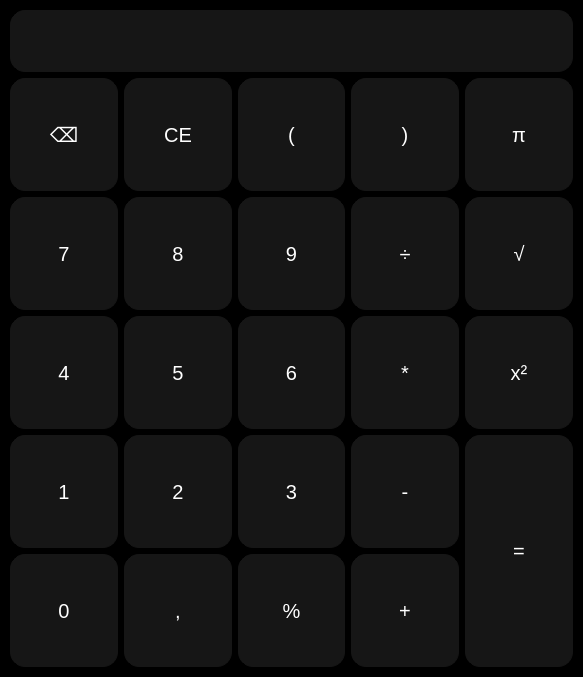
<?xml version="1.0" encoding="UTF-8"?>
<ui version="4.0">
 <class>MainWindow</class>
 <widget class="QMainWindow" name="MainWindow">
  <property name="geometry">
   <rect>
    <x>0</x>
    <y>0</y>
    <width>583</width>
    <height>677</height>
   </rect>
  </property>
  <property name="windowTitle">
   <string>Calculator</string>
  </property>
  <property name="windowIcon">
   <iconset>
    <normaloff>calc.svg</normaloff>calc.svg</iconset>
  </property>
  <property name="styleSheet">
   <string notr="true">QMainWindow{
	background-color: rgb(0, 0, 0);
}
QPushButton{
	background-color: rgb(22, 22, 22);
border: 1px solid rgb(22, 22, 22);
border-radius: 15px;
color: white;
font: 20px;
}
QPushButton:hover{
	background-color: rgb(33, 33, 33);
border: 1px solid rgb(33, 33, 33);
}
QPushButton:pressed{
	background-color: rgb(44, 44, 44);
border: 1px solid rgb(44, 44, 44);
}
QLineEdit{
	background-color: rgb(22, 22, 22);
   color: white;
border: 1px solid rgb(22, 22, 22);
border-radius: 15px;
height: 60px;
	font: 36pt;
}</string>
  </property>
  <widget class="QWidget" name="centralwidget">
   <layout class="QVBoxLayout" name="verticalLayout">
    <property name="leftMargin">
     <number>10</number>
    </property>
    <property name="topMargin">
     <number>10</number>
    </property>
    <property name="rightMargin">
     <number>10</number>
    </property>
    <property name="bottomMargin">
     <number>10</number>
    </property>
    <item>
     <widget class="QLineEdit" name="lineEdit"/>
    </item>
    <item>
     <layout class="QGridLayout" name="gridLayout">
      <item row="2" column="0">
       <widget class="QPushButton" name="pushButton20">
        <property name="sizePolicy">
         <sizepolicy hsizetype="Expanding" vsizetype="Expanding">
          <horstretch>0</horstretch>
          <verstretch>0</verstretch>
         </sizepolicy>
        </property>
        <property name="text">
         <string>7</string>
        </property>
       </widget>
      </item>
      <item row="5" column="4">
       <widget class="QPushButton" name="pushButton15">
        <property name="sizePolicy">
         <sizepolicy hsizetype="Expanding" vsizetype="Expanding">
          <horstretch>0</horstretch>
          <verstretch>0</verstretch>
         </sizepolicy>
        </property>
        <property name="text">
         <string>3</string>
        </property>
       </widget>
      </item>
      <item row="3" column="7">
       <widget class="QPushButton" name="pushButton21">
        <property name="sizePolicy">
         <sizepolicy hsizetype="Expanding" vsizetype="Expanding">
          <horstretch>0</horstretch>
          <verstretch>0</verstretch>
         </sizepolicy>
        </property>
        <property name="text">
         <string>x²</string>
        </property>
       </widget>
      </item>
      <item row="3" column="4">
       <widget class="QPushButton" name="pushButton19">
        <property name="sizePolicy">
         <sizepolicy hsizetype="Expanding" vsizetype="Expanding">
          <horstretch>0</horstretch>
          <verstretch>0</verstretch>
         </sizepolicy>
        </property>
        <property name="text">
         <string>6</string>
        </property>
       </widget>
      </item>
      <item row="5" column="7" rowspan="2">
       <widget class="QPushButton" name="pushButton17">
        <property name="sizePolicy">
         <sizepolicy hsizetype="Expanding" vsizetype="Expanding">
          <horstretch>0</horstretch>
          <verstretch>0</verstretch>
         </sizepolicy>
        </property>
        <property name="minimumSize">
         <size>
          <width>0</width>
          <height>0</height>
         </size>
        </property>
        <property name="text">
         <string>=</string>
        </property>
        <property name="autoDefault">
         <bool>false</bool>
        </property>
        <property name="default">
         <bool>false</bool>
        </property>
        <property name="flat">
         <bool>false</bool>
        </property>
       </widget>
      </item>
      <item row="0" column="7">
       <widget class="QPushButton" name="pushButton10">
        <property name="sizePolicy">
         <sizepolicy hsizetype="Expanding" vsizetype="Expanding">
          <horstretch>0</horstretch>
          <verstretch>0</verstretch>
         </sizepolicy>
        </property>
        <property name="text">
         <string>π</string>
        </property>
       </widget>
      </item>
      <item row="5" column="2">
       <widget class="QPushButton" name="pushButton9">
        <property name="sizePolicy">
         <sizepolicy hsizetype="Expanding" vsizetype="Expanding">
          <horstretch>0</horstretch>
          <verstretch>0</verstretch>
         </sizepolicy>
        </property>
        <property name="text">
         <string>2</string>
        </property>
       </widget>
      </item>
      <item row="2" column="5">
       <widget class="QPushButton" name="pushButton2">
        <property name="sizePolicy">
         <sizepolicy hsizetype="Expanding" vsizetype="Expanding">
          <horstretch>0</horstretch>
          <verstretch>0</verstretch>
         </sizepolicy>
        </property>
        <property name="text">
         <string>÷</string>
        </property>
       </widget>
      </item>
      <item row="5" column="5">
       <widget class="QPushButton" name="pushButton23">
        <property name="sizePolicy">
         <sizepolicy hsizetype="Expanding" vsizetype="Expanding">
          <horstretch>0</horstretch>
          <verstretch>0</verstretch>
         </sizepolicy>
        </property>
        <property name="text">
         <string>-</string>
        </property>
       </widget>
      </item>
      <item row="6" column="5">
       <widget class="QPushButton" name="pushButton12">
        <property name="sizePolicy">
         <sizepolicy hsizetype="Expanding" vsizetype="Expanding">
          <horstretch>0</horstretch>
          <verstretch>0</verstretch>
         </sizepolicy>
        </property>
        <property name="text">
         <string>+</string>
        </property>
       </widget>
      </item>
      <item row="5" column="0">
       <widget class="QPushButton" name="pushButton18">
        <property name="sizePolicy">
         <sizepolicy hsizetype="Expanding" vsizetype="Expanding">
          <horstretch>0</horstretch>
          <verstretch>0</verstretch>
         </sizepolicy>
        </property>
        <property name="text">
         <string>1</string>
        </property>
       </widget>
      </item>
      <item row="2" column="7">
       <widget class="QPushButton" name="pushButton1">
        <property name="sizePolicy">
         <sizepolicy hsizetype="Expanding" vsizetype="Expanding">
          <horstretch>0</horstretch>
          <verstretch>0</verstretch>
         </sizepolicy>
        </property>
        <property name="text">
         <string>√</string>
        </property>
       </widget>
      </item>
      <item row="2" column="2">
       <widget class="QPushButton" name="pushButton0">
        <property name="sizePolicy">
         <sizepolicy hsizetype="Expanding" vsizetype="Expanding">
          <horstretch>0</horstretch>
          <verstretch>0</verstretch>
         </sizepolicy>
        </property>
        <property name="text">
         <string>8</string>
        </property>
       </widget>
      </item>
      <item row="3" column="0">
       <widget class="QPushButton" name="pushButton4">
        <property name="sizePolicy">
         <sizepolicy hsizetype="Expanding" vsizetype="Expanding">
          <horstretch>0</horstretch>
          <verstretch>0</verstretch>
         </sizepolicy>
        </property>
        <property name="text">
         <string>4</string>
        </property>
       </widget>
      </item>
      <item row="2" column="4">
       <widget class="QPushButton" name="pushButton6">
        <property name="sizePolicy">
         <sizepolicy hsizetype="Expanding" vsizetype="Expanding">
          <horstretch>0</horstretch>
          <verstretch>0</verstretch>
         </sizepolicy>
        </property>
        <property name="text">
         <string>9</string>
        </property>
       </widget>
      </item>
      <item row="6" column="4">
       <widget class="QPushButton" name="pushButton3">
        <property name="sizePolicy">
         <sizepolicy hsizetype="Expanding" vsizetype="Expanding">
          <horstretch>0</horstretch>
          <verstretch>0</verstretch>
         </sizepolicy>
        </property>
        <property name="text">
         <string>%</string>
        </property>
       </widget>
      </item>
      <item row="0" column="0">
       <widget class="QPushButton" name="pushButton5">
        <property name="sizePolicy">
         <sizepolicy hsizetype="Expanding" vsizetype="Expanding">
          <horstretch>0</horstretch>
          <verstretch>0</verstretch>
         </sizepolicy>
        </property>
        <property name="text">
         <string>⌫</string>
        </property>
       </widget>
      </item>
      <item row="6" column="2">
       <widget class="QPushButton" name="pushButton8">
        <property name="sizePolicy">
         <sizepolicy hsizetype="Expanding" vsizetype="Expanding">
          <horstretch>0</horstretch>
          <verstretch>0</verstretch>
         </sizepolicy>
        </property>
        <property name="text">
         <string>,</string>
        </property>
       </widget>
      </item>
      <item row="6" column="0">
       <widget class="QPushButton" name="pushButton13">
        <property name="sizePolicy">
         <sizepolicy hsizetype="Expanding" vsizetype="Expanding">
          <horstretch>0</horstretch>
          <verstretch>0</verstretch>
         </sizepolicy>
        </property>
        <property name="text">
         <string>0</string>
        </property>
       </widget>
      </item>
      <item row="3" column="2">
       <widget class="QPushButton" name="pushButton22">
        <property name="sizePolicy">
         <sizepolicy hsizetype="Expanding" vsizetype="Expanding">
          <horstretch>0</horstretch>
          <verstretch>0</verstretch>
         </sizepolicy>
        </property>
        <property name="text">
         <string>5</string>
        </property>
       </widget>
      </item>
      <item row="3" column="5">
       <widget class="QPushButton" name="pushButton16">
        <property name="sizePolicy">
         <sizepolicy hsizetype="Expanding" vsizetype="Expanding">
          <horstretch>0</horstretch>
          <verstretch>0</verstretch>
         </sizepolicy>
        </property>
        <property name="text">
         <string>*</string>
        </property>
       </widget>
      </item>
      <item row="0" column="5">
       <widget class="QPushButton" name="pushButton7">
        <property name="sizePolicy">
         <sizepolicy hsizetype="Expanding" vsizetype="Expanding">
          <horstretch>0</horstretch>
          <verstretch>0</verstretch>
         </sizepolicy>
        </property>
        <property name="text">
         <string>)</string>
        </property>
       </widget>
      </item>
      <item row="0" column="4">
       <widget class="QPushButton" name="pushButton14">
        <property name="sizePolicy">
         <sizepolicy hsizetype="Expanding" vsizetype="Expanding">
          <horstretch>0</horstretch>
          <verstretch>0</verstretch>
         </sizepolicy>
        </property>
        <property name="text">
         <string>(</string>
        </property>
       </widget>
      </item>
      <item row="0" column="2">
       <widget class="QPushButton" name="pushButton11">
        <property name="sizePolicy">
         <sizepolicy hsizetype="Expanding" vsizetype="Expanding">
          <horstretch>0</horstretch>
          <verstretch>0</verstretch>
         </sizepolicy>
        </property>
        <property name="text">
         <string>CE</string>
        </property>
       </widget>
      </item>
     </layout>
    </item>
   </layout>
  </widget>
 </widget>
 <resources/>
 <connections/>
</ui>
